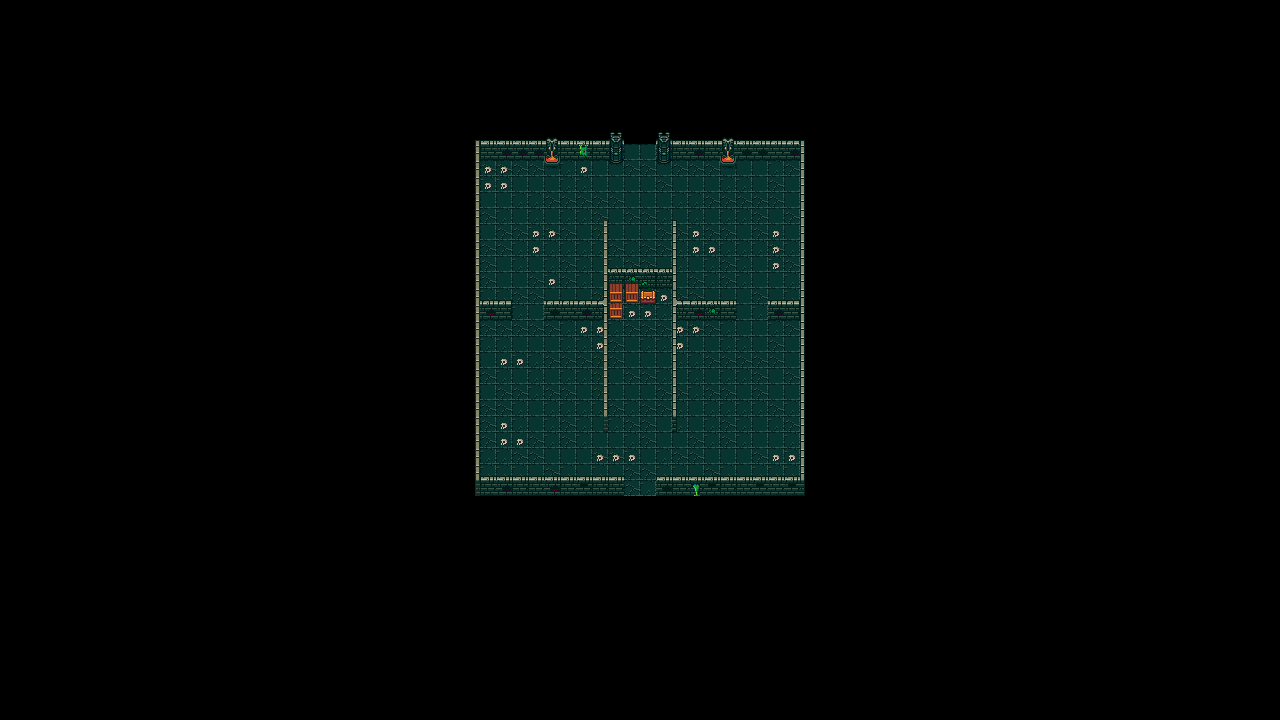

Rendered tile map (Tiled .tmx) drawn with the repository's tilesets; below, a short description and the map source with its tile grids summarised:
An orthogonal 80x45 tile map with 16x16 px tiles, 3 tile layers (floor, wall, decorate), 2 tilesets.

<map version="1.9" tiledversion="1.9.2" orientation="orthogonal" renderorder="right-down" width="80" height="45" tilewidth="16" tileheight="16" infinite="0" nextlayerid="6" nextobjectid="1">
 <tileset firstgid="1" source="omnibo_jungledungeon - copia.tsx" />
 <tileset firstgid="131" source="0x72_DungeonTilesetII_v1.4.tsx" />
 <layer id="1" name="floor" width="80" height="45">
  <data>[3600 cells, 408 non-empty, 3 distinct tile ids]</data>
 </layer>
 <layer id="2" name="wall" width="80" height="45">
  <data>[3600 cells, 174 non-empty, 22 distinct tile ids]</data>
 </layer>
 <layer id="3" name="decorate" width="80" height="45">
  <data>[3600 cells, 68 non-empty, 16 distinct tile ids]</data>
 </layer>
</map>
